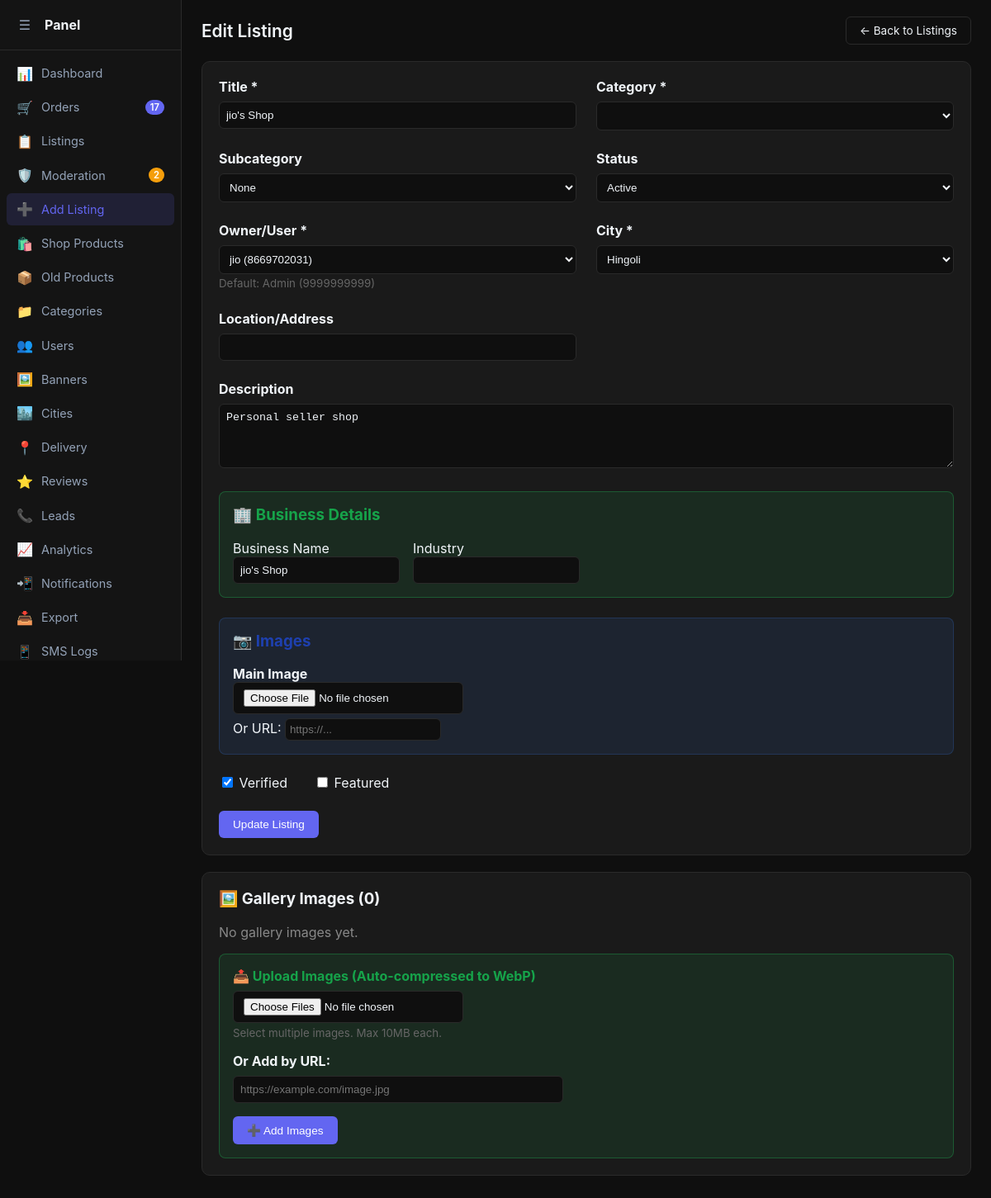
The page /apiv4/admin/index.php?page=listing_form&id=31 (signed in) on the database its author committed.
### tables this page shows
CREATE TABLE `business_listings` (
  `listing_id` bigint(20) UNSIGNED NOT NULL,
  `business_name` varchar(200) NOT NULL,
  `registration_number` varchar(100) DEFAULT NULL,
  `industry` varchar(100) DEFAULT NULL,
  `business_type` enum('sole_proprietor','partnership','llp','pvt_ltd','public_ltd','franchise') DEFAULT NULL,
  `established_year` year(4) DEFAULT NULL,
  `employee_count` enum('1-10','11-50','51-200','201-500','500+') DEFAULT NULL,
  `annual_revenue_range` varchar(50) DEFAULT NULL,
  `website_url` varchar(500) DEFAULT NULL,
  `business_email` varchar(255) DEFAULT NULL,
  `business_phone` varchar(20) DEFAULT NULL,
  `asking_price` decimal(15,2) DEFAULT NULL,
  `reason_for_sale` text DEFAULT NULL,
  `custom_attributes` json DEFAULT NULL
);

CREATE TABLE `listings` (
  `listing_id` bigint(20) UNSIGNED NOT NULL,
  `listing_type` enum('services','selling','business','jobs') NOT NULL,
  `title` varchar(200) NOT NULL,
  `description` text DEFAULT NULL,
  `category_id` int(10) UNSIGNED NOT NULL,
  `subcategory_id` int(10) UNSIGNED DEFAULT NULL,
  `location` varchar(255) DEFAULT NULL,
  `city` varchar(100) DEFAULT NULL,
  `state` varchar(100) DEFAULT NULL,
  `country` varchar(100) DEFAULT 'India',
  `postal_code` varchar(20) DEFAULT NULL,
  `latitude` decimal(10,8) DEFAULT NULL,
  `longitude` decimal(11,8) DEFAULT NULL,
  `main_image_url` varchar(500) DEFAULT NULL,
  `user_id` bigint(20) UNSIGNED NOT NULL,
  `status` enum('draft','pending','active','sold','expired','deleted') DEFAULT 'pending',
  `is_verified` tinyint(1) DEFAULT '0',
  `is_featured` tinyint(1) DEFAULT '0',
  `verified_at` timestamp NULL DEFAULT NULL,
  `verified_by` bigint(20) UNSIGNED DEFAULT NULL,
  `rejection_reason` varchar(500) DEFAULT NULL,
  `view_count` int(10) UNSIGNED DEFAULT '0',
  `review_count` int(10) UNSIGNED DEFAULT '0',
  `avg_rating` decimal(2,1) DEFAULT '0.0',
  `created_at` timestamp DEFAULT CURRENT_TIMESTAMP,
  `updated_at` timestamp DEFAULT CURRENT_TIMESTAMP ON UPDATE CURRENT_TIMESTAMP,
  `expires_at` timestamp NULL DEFAULT NULL
);

CREATE TABLE `users` (
  `user_id` bigint(20) UNSIGNED NOT NULL,
  `username` varchar(50) NOT NULL,
  `email` varchar(255) NOT NULL,
  `phone` varchar(20) DEFAULT NULL,
  `password_hash` varchar(255) NOT NULL,
  `avatar_url` varchar(500) DEFAULT NULL,
  `is_verified` tinyint(1) DEFAULT '0',
  `is_active` tinyint(1) DEFAULT '1',
  `listing_count` int(10) UNSIGNED DEFAULT '0',
  `avg_rating` decimal(2,1) DEFAULT '0.0',
  `review_count` int(10) UNSIGNED DEFAULT '0',
  `response_rate` decimal(5,2) DEFAULT '0.0',
  `last_active_at` timestamp NULL DEFAULT NULL,
  `created_at` timestamp DEFAULT CURRENT_TIMESTAMP,
  `updated_at` timestamp DEFAULT CURRENT_TIMESTAMP ON UPDATE CURRENT_TIMESTAMP,
  `gender` enum('male','female','other') DEFAULT NULL,
  `date_of_birth` date DEFAULT NULL,
  `reset_token` varchar(64) DEFAULT NULL,
  `reset_token_expires` datetime DEFAULT NULL
);

### apiv4/admin/pages/listing_form.php (the view, shortened to what this page needs)
<?php
try {
    $cities = $db->query("SELECT DISTINCT name FROM cities ORDER BY name")->fetchAll();
} catch (Exception $e) { $cities = []; }
try {
    $users = $db->query("SELECT user_id, username, phone FROM users ORDER BY user_id")->fetchAll();
} catch (Exception $e) { $users = []; }
$editListing = null;
$editGallery = [];
if (isset($_GET['id'])) {
    $id = $_GET['id'];
    $stmt = $db->prepare("SELECT l.*, c.name as category_name,
        jl.salary_min, jl.salary_max, jl.salary_period, jl.employment_type, jl.education_required, jl.experience_required_years as experience_required, jl.remote_option, jl.vacancies,
        service.experience_years,
        bl.business_name, bl.industry, bl.established_year, bl.employee_count
        FROM listings l
        LEFT JOIN categories c ON l.category_id = c.category_id
        LEFT JOIN job_listings jl ON l.listing_id = jl.listing_id
        LEFT JOIN services_listings service ON l.listing_id = service.listing_id
        LEFT JOIN business_listings bl ON l.listing_id = bl.listing_id
        WHERE l.listing_id = ?");
    $stmt->execute([$id]);
    $editListing = $stmt->fetch();
    if ($editListing) {
        $editGallery = $db->prepare("SELECT * FROM listing_images WHERE listing_id = ? ORDER BY sort_order")->execute([$id]) ? $stmt->fetchAll() : [];
        $galleryStmt = $db->prepare("SELECT * FROM listing_images WHERE listing_id = ? ORDER BY sort_order");
        $galleryStmt->execute([$id]);
        $editGallery = $galleryStmt->fetchAll();
    }
}
?>
<div class="header">
    <div class="page-title"><?= $editListing ? 'Edit Listing' : 'Add New Listing' ?></div>
    <a href="index.php?page=listings" class="btn btn-outline">← Back to Listings</a>
</div>
<div class="card">
    <form method="POST" enctype="multipart/form-data">
        <div style="display: grid; grid-template-columns: repeat(auto-fill, minmax(300px, 1fr)); gap: 1.5rem; margin-bottom: 1.5rem;">
            <label>
                <strong>Title *</strong>
                <input type="text" name="title" value="<?= $editListing['title'] ?? '' ?>" required style="width: 100%; padding: 0.5rem; margin-top: 0.5rem;">
            </label>
            <label>
                <strong>Category *</strong>
                <select name="category_id" id="category-select" required style="width: 100%; padding: 0.5rem; margin-top: 0.5rem;">
                </select>
            </label>
            <label>
                <strong>Subcategory</strong>
                <select name="subcategory_id" id="subcategory-select" style="width: 100%; padding: 0.5rem; margin-top: 0.5rem;">
                    <option value="">None (type to search)</option>
                </select>
            </label>
            <label>
                <strong>Status</strong>
                <select name="status" style="width: 100%; padding: 0.5rem; margin-top: 0.5rem;">
                    <option value="active" <?= ($editListing['status'] ?? '') === 'active' ? 'selected' : '' ?>>Active</option>
                </select>
            </label>
            <label>
                <strong>Owner/User *</strong>
                <select name="user_id" id="user-select" required style="width: 100%; padding: 0.5rem; margin-top: 0.5rem;">
                    <?php foreach ($users as $u): ?>
                    <option value="<?= $u['user_id'] ?>" <?= (($editListing['user_id'] ?? 1) == $u['user_id']) ? 'selected' : '' ?>>
                        <?= htmlspecialchars($u['username']) ?> (<?= $u['phone'] ?>)
                    </option>
                    <?php endforeach; ?>
                </select>
                <small style="color: #666;">Default: Admin (9999999999)</small>
            </label>
            <label>
                <strong>City *</strong>
                <select name="city" required style="width: 100%; padding: 0.5rem; margin-top: 0.5rem;">
                    <?php foreach ($cities as $c): ?>
                    <option value="<?= $c['name'] ?>" <?= ($editListing['city'] ?? 'Hingoli') === $c['name'] ? 'selected' : '' ?>>
                        <?= htmlspecialchars($c['name']) ?>
                    </option>
                    <?php endforeach; ?>
                </select>
            </label>
            <label>
                <strong>Location/Address</strong>
                <input type="text" name="location" value="<?= $editListing['location'] ?? '' ?>" style="width: 100%; padding: 0.5rem; margin-top: 0.5rem;">
            </label>
        </div>
        <label style="display: block; margin-bottom: 1.5rem;">
            <strong>Description</strong>
            <textarea name="description" rows="4" style="width: 100%; padding: 0.5rem; margin-top: 0.5rem;"><?= $editListing['description'] ?? '' ?></textarea>
        </label>
        <?php
        $type = $editListing['listing_type'] ?? '';
        $displayBusiness = ($type === 'business') ? 'block' : 'none';
        ?>
        <div id="business-fields" style="display: <?= $displayBusiness ?>; background: rgba(34, 197, 94, 0.1); border: 1px solid rgba(34, 197, 94, 0.3); padding: 1rem; border-radius: 8px; margin-bottom: 1.5rem;">
            <h3 style="margin-top:0; color: #16a34a;">🏢 Business Details</h3>
            <div style="display: grid; grid-template-columns: repeat(auto-fill, minmax(200px, 1fr)); gap: 1rem;">
                <label>Business Name <input type="text" name="business_name" value="<?= $editListing['business_name'] ?? '' ?>" style="width:100%; padding:0.5rem;"></label>
                <label>Industry <input type="text" name="industry" value="<?= $editListing['industry'] ?? '' ?>" style="width:100%; padding:0.5rem;"></label>
            </div>
        </div>
        <div style="margin-bottom: 1.5rem; background: rgba(59, 130, 246, 0.1); border: 1px solid rgba(59, 130, 246, 0.2); padding: 1rem; border-radius: 8px;">
            <h3 style="margin-top: 0; color: #1e40af;">📷 Images</h3>
            <div style="display: flex; gap: 2rem; align-items: start; flex-wrap: wrap;">
                <div>
                    <strong>Main Image</strong><br>
                    <input type="file" name="main_image">
                    <div style="margin-top: 5px;">Or URL: <input type="text" name="main_image_url" placeholder="https://..." style="padding: 0.3rem;"></div>
                </div>
            </div>
        </div>
        <div style="margin-bottom: 1.5rem; display: flex; gap: 2rem;">
            <label><input type="checkbox" name="is_verified" <?= !empty($editListing['is_verified']) ? 'checked' : '' ?>> Verified</label>
            <label><input type="checkbox" name="is_featured" <?= !empty($editListing['is_featured']) ? 'checked' : '' ?>> Featured</label>
        </div>
        <button type="submit" class="btn btn-primary"><?= $editListing ? 'Update Listing' : 'Create Listing' ?></button>
    </form>
</div>
<?php if ($editListing): ?>
<div class="card" style="margin-top: 1rem;">
    <h3 style="margin-top: 0;">🖼️ Gallery Images (<?= count($editGallery) ?>)</h3>
    <?php if (count($editGallery) > 0): ?>
    <div style="display: flex; gap: 10px; flex-wrap: wrap; margin-bottom: 1.5rem; padding: 1rem; background: rgba(59, 130, 246, 0.1); border-radius: 8px;">
        <?php foreach ($editGallery as $img): ?>
        <div style="position: relative; border: 2px solid rgba(59, 130, 246, 0.3); border-radius: 8px; overflow: hidden;">
            <img src="<?= $img['image_url'] ?>" style="height: 100px; display: block;">
            <form method="POST" style="position: absolute; top: 2px; right: 2px;">
                <input type="hidden" name="action" value="delete_gallery_image">
                <input type="hidden" name="listing_id" value="<?= $editListing['listing_id'] ?>">
                <input type="hidden" name="image_id" value="<?= $img['image_id'] ?>">
                <button type="submit" style="background: #ef4444; color: white; border: none; cursor: pointer; width: 24px; height: 24px; border-radius: 50%; font-weight: bold;">×</button>
            </form>
        </div>
        <?php endforeach; ?>
    </div>
    <?php else: ?>
    <p style="color: #888; margin-bottom: 1rem;">No gallery images yet.</p>
    <?php endif; ?>
    <form method="POST" enctype="multipart/form-data" style="background: rgba(34, 197, 94, 0.1); border: 1px solid rgba(34, 197, 94, 0.3); padding: 1rem; border-radius: 8px;">
        <div style="margin-bottom: 1rem;">
            <strong style="color: #16a34a;">📤 Upload Images (Auto-compressed to WebP)</strong><br>
            <input type="file" name="gallery_files[]" multiple accept="image/*" style="margin-top: 0.5rem;">
            <small style="color: #666; display: block; margin-top: 0.25rem;">Select multiple images. Max 10MB each.</small>
        </div>
        <div style="margin-bottom: 1rem;">
            <strong>Or Add by URL:</strong><br>
            <input type="text" name="image_url" placeholder="https://example.com/image.jpg" style="padding: 0.5rem; width: 100%; max-width: 400px; margin-top: 0.5rem;">
        </div>
        <button type="submit" class="btn btn-primary">➕ Add Images</button>
    </form>
</div>
<?php endif; ?>

### apiv4/admin/includes/header.php (style rules this page uses)
:root { --primary: #6366f1; --primary-hover: #818cf8; --bg: #0f0f0f; --card-bg: #1a1a1a; --sidebar-bg: #141414; --text: #f1f5f9; --text-light: #94a3b8; --border: #2a2a2a; --success: #22c55e; --warning: #f59e0b; --danger: #ef4444; --sidebar-width: 220px; --sidebar-collapsed: 60px; }
* { box-sizing: border-box; }
body { font-family: -apple-system, BlinkMacSystemFont, "Segoe UI", Roboto, sans-serif; background: var(--bg); color: var(--text); margin: 0; display: flex; min-height: 100vh; }
.header { display: flex; justify-content: space-between; align-items: center; margin-bottom: 1.25rem; flex-wrap: wrap; gap: 1rem; }
.page-title { font-size: 1.3rem; font-weight: 600; }
.card { background: var(--card-bg); padding: 1.25rem; border-radius: 10px; border: 1px solid var(--border); margin-bottom: 1.25rem; }
.btn { padding: 0.5rem 1rem; border-radius: 6px; border: 1px solid transparent; cursor: pointer; font-size: 0.85rem; text-decoration: none; display: inline-flex; align-items: center; gap: 0.5rem; transition: all 0.2s; }
.btn-primary { background: var(--primary); color: white; }
.btn-outline { background: transparent; border-color: var(--border); color: var(--text); }
input, select, textarea { background: var(--bg); border: 1px solid var(--border); color: var(--text); border-radius: 6px; padding: 0.5rem 0.75rem; }

### rows shown on the page
business_listings: title "jio's Shop", description "Personal seller shop", business_name "jio's Shop"
listings: status "Active", user_id "jio (8669702031)", city "Hingoli", is_verified "☑"

### other values the page prints
$orderCount "17"
$pendingCount "2"
count($editGallery) "0"
